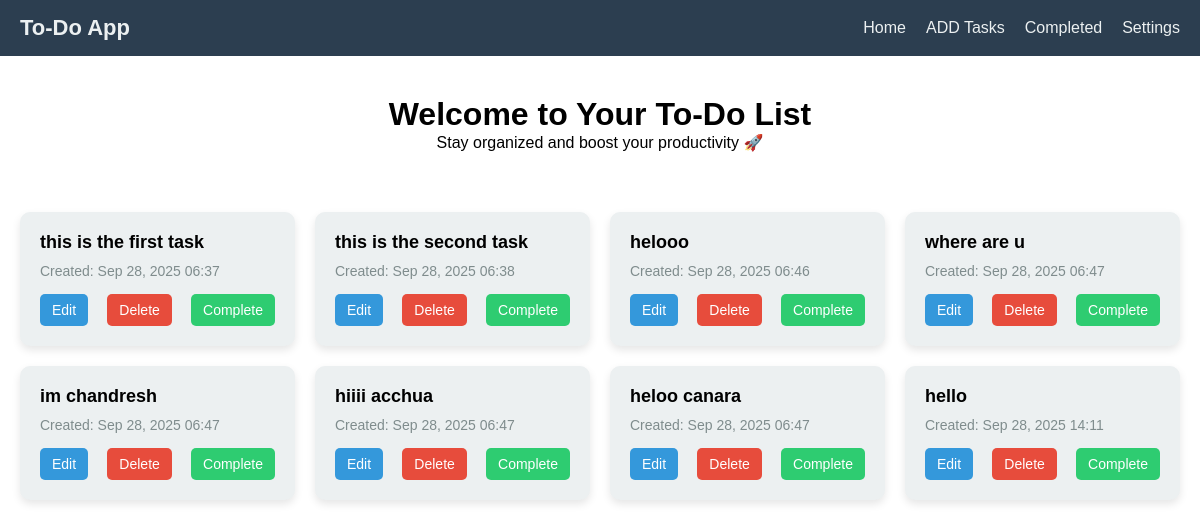
/todo/home/, run on an earlier commit of the app's database.
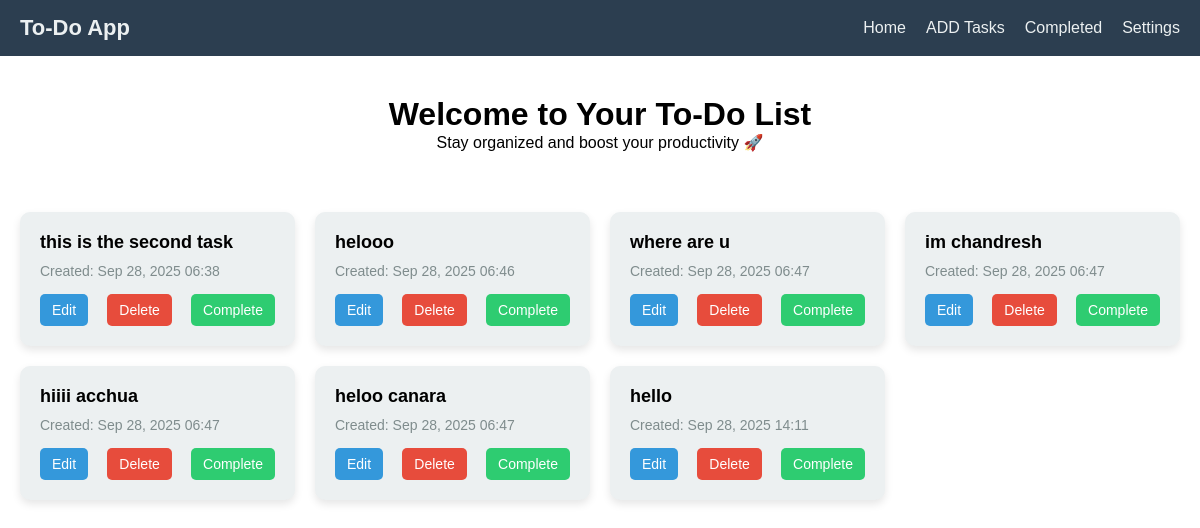
And on a later commit of the database.
### todo/models.py (models this page shows, shortened)
class Task(models.Model):
    text=models.TextField(max_length=200)
    created_date=models.DateTimeField(auto_now_add=True)
    updated_date=models.DateField(auto_now=True)
    complete=models.BooleanField(default=False)

### todo/views.py (the view)
# urls.py: path('home/',views.display_view,name='home'),
def display_view(request):
    tasks=Task.objects.all()
    return render(request,'display.html',{'tasks':tasks})

### todo/templates/display.html
{% extends "index.html" %}
{% load static %}
{% block content %}
<div class="task-grid">
    {% for task in tasks %}
    <div class="task-card">
        <p class="task-text">{{ task.text }}</p>
        <p class="task-date">Created: {{ task.created_date|date:"M d, Y H:i" }}</p>
        <div class="task-buttons">
            <a href="{% url 'edit' task.pk %}" class="edit-btn">Edit</a>
            <a href="{% url 'delete' task.pk %}" class="delete-btn">Delete</a>
            <a href="#" class="complete-btn">Complete</a>
        </div>
    </div>
    {% empty %}
    <p>No tasks found. Add some tasks!</p>
    {% endfor %}
</div>
{% endblock %}

### templates/index.html (shortened to what this page needs)
{% load static %}
<!DOCTYPE html>
<html lang="en">
<head>
    <link rel="stylesheet" href="{% static 'style.css' %}">
</head>
<body>
    <nav class="navbar">
        <div class="logo">To-Do App</div>
        <ul class="nav-links">
            <li><a href="{% url 'home' %}">Home</a></li>
            <li><a href="{% url 'add' %}">ADD Tasks</a></li>
            <li><a href="#">Completed</a></li>
            <li><a href="#">Settings</a></li>
        </ul>
    </nav>
    <div class="content">
        <h1>Welcome to Your To-Do List</h1>
        <p>Stay organized and boost your productivity 🚀</p>
    </div>
    {% block content %}
    {% endblock content %}
</body>
</html>

### static/style.css (style rules this page uses)
* { margin: 0; padding: 0; box-sizing: border-box; font-family: Arial, sans-serif; }
.navbar { display: flex; justify-content: space-between; align-items: center; background-color: #2c3e50; padding: 15px 20px; }
.logo { color: #ecf0f1; font-size: 22px; font-weight: bold; }
.nav-links { list-style: none; display: flex; gap: 20px; }
.nav-links li a { text-decoration: none; color: #ecf0f1; font-size: 16px; transition: color 0.3s; }
.content { padding: 40px; text-align: center; }
.task-grid { display: grid; grid-template-columns: repeat(auto-fit, minmax(250px, 1fr)); gap: 20px; padding: 20px; }
.task-card { background-color: #ecf0f1; padding: 20px; border-radius: 10px; box-shadow: 0 4px 8px rgba(0,0,0,0.1); display: flex; flex-direction: column; justify-content: space-between; }
.task-text { font-size: 18px; font-weight: bold; margin-bottom: 10px; }
.task-date { font-size: 14px; color: #7f8c8d; margin-bottom: 15px; }
.task-buttons { display: flex; justify-content: space-between; }
.task-buttons a { padding: 8px 12px; border-radius: 5px; text-decoration: none; color: #fff; font-size: 14px; transition: background 0.3s; }
.edit-btn { background-color: #3498db; }
.delete-btn { background-color: #e74c3c; }
.complete-btn { background-color: #2ecc71; }

What changed in the data, as far as the page shows it:
removed Task: text "this is the first task", created_date "Sep 28, 2025 06:37"
